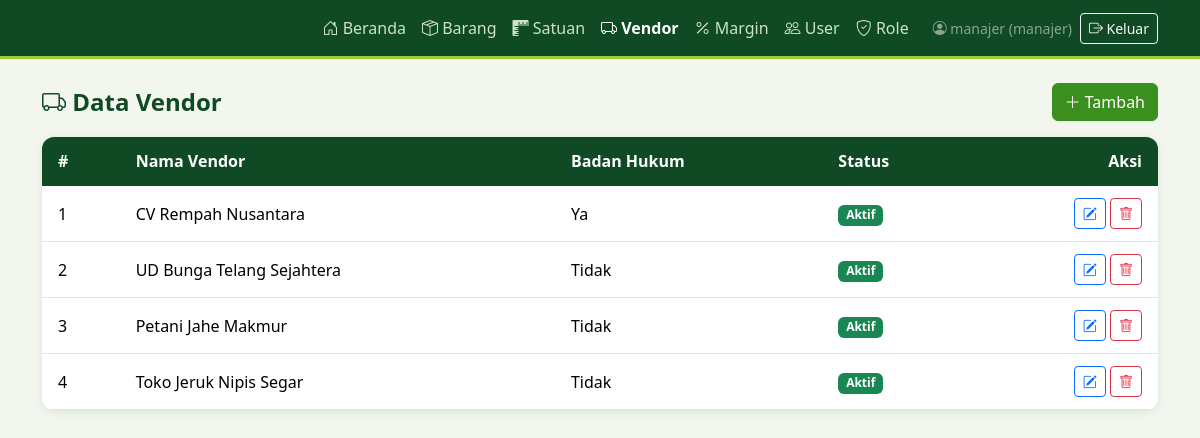
/vendor.php (signed in), run on the app's committed database.
### tables this page shows
CREATE TABLE vendor (
    idvendor INT NOT NULL AUTO_INCREMENT,
    nama_vendor VARCHAR(100) NOT NULL,
    badan_hukum CHAR(1) NOT NULL,
    status CHAR(1) NOT NULL DEFAULT 'A',
    PRIMARY KEY (idvendor)
);

### koneksi.php (called while the page is built, shortened)
<?php
function e($teks) {
    return htmlspecialchars((string)$teks, ENT_QUOTES, 'UTF-8');
}

### vendor.php (the view, shortened to what this page needs)
<?php
require 'koneksi.php';
$data = $pdo->query("SELECT * FROM vendor ORDER BY idvendor")->fetchAll();
include 'header.php';
?>
<div class="d-flex justify-content-between align-items-center mb-3">
<h4 class="mb-0"><i class="bi bi-truck"></i> Data Vendor</h4>
<button class="btn btn-hijau" data-bs-toggle="modal" data-bs-target="#modalForm"><i class="bi bi-plus-lg"></i> Tambah</button>
</div>
<div class="card"><div class="table-responsive">
<table class="table table-hover align-middle mb-0">
<thead class="table-light"><tr><th>#</th><th>Nama Vendor</th><th>Badan Hukum</th><th>Status</th><th class="text-end">Aksi</th></tr></thead>
<tbody>
<?php foreach ($data as $r): ?>
<tr>
    <td><?= e($r['idvendor']) ?></td>
    <td><?= e($r['nama_vendor']) ?></td>
    <td><?= $r['badan_hukum'] == 'Y' ? 'Ya' : 'Tidak' ?></td>
    <td><?= $r['status'] == 'A' ? '<span class="badge bg-success">Aktif</span>' : '<span class="badge bg-secondary">Nonaktif</span>' ?></td>
    <td class="text-end">
        <button class="btn btn-sm btn-outline-primary" data-bs-toggle="modal" data-bs-target="#modalForm"
        data-id="<?= e($r['idvendor']) ?>" data-nama_vendor="<?= e($r['nama_vendor']) ?>"
        data-badan_hukum="<?= e($r['badan_hukum']) ?>" data-status="<?= e($r['status']) ?>">
        <i class="bi bi-pencil-square"></i></button>
        <form method="post" class="d-inline" onsubmit="return confirm('Hapus data ini?')">
        <button class="btn btn-sm btn-outline-danger"><i class="bi bi-trash"></i></button>
        </form>
    </td>
</tr>
<?php endforeach; ?>
</tbody>
</table>
</div></div>
<?php include 'footer.php'; ?>

### header.php (style rules this page uses)
:root { --hijau-tua:#0f4a24; --hijau:#3a8f1f; --hijau-muda:#9ccc3c; }
body { background:#f2f6ef; }
h4 { color:var(--hijau-tua); font-weight:700; }
.btn-hijau { background:var(--hijau); border-color:var(--hijau); color:#fff; }
.card { border:0; border-radius:12px; overflow:hidden; box-shadow:0 2px 8px rgba(15,74,36,.10); }
.card .table thead th { background:var(--hijau-tua); color:#fff; border-color:var(--hijau-tua); }
.table th, .table td { padding:.75rem 1rem; }
th { white-space:nowrap; }

### data on the page
vendor: idvendor "1", nama_vendor "CV Rempah Nusantara", badan_hukum "Ya", status "Aktif"
vendor: idvendor "2", nama_vendor "UD Bunga Telang Sejahtera", badan_hukum "Tidak", status "Aktif"
vendor: idvendor "3", nama_vendor "Petani Jahe Makmur", badan_hukum "Tidak", status "Aktif"
vendor: idvendor "4", nama_vendor "Toko Jeruk Nipis Segar", badan_hukum "Tidak", status "Aktif"

### other printed values
$m[1] "Beranda"
$m[1] "Barang"
$m[1] "Satuan"
$m[1] "Vendor"
$m[1] "Margin"
$m[1] "User"
$m[1] "Role"
$_SESSION['username'] "manajer"
$_SESSION['nama_role'] "manajer"
